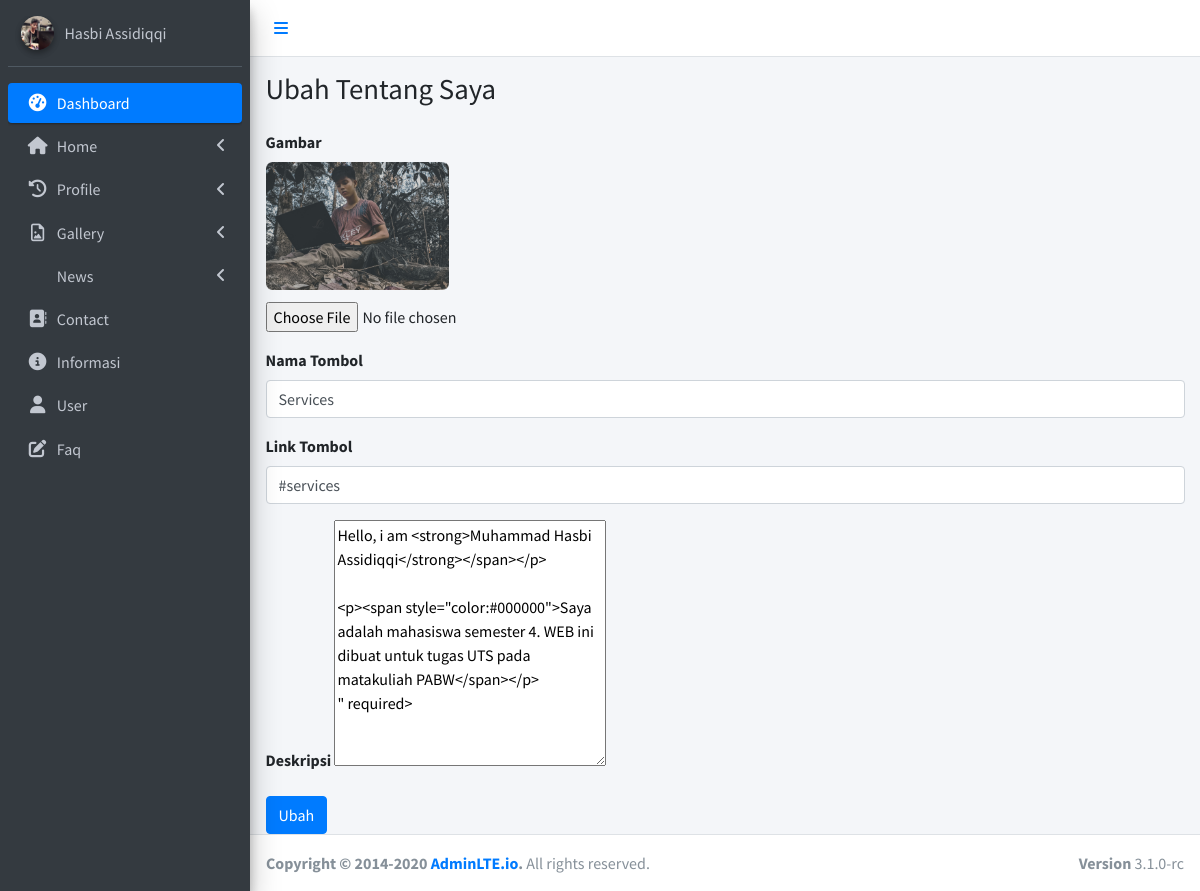
/admin/update-about-me.php?&id=1, run on the app's committed database.
### tables this page shows
CREATE TABLE `about_me` (
  `id` int(11) NOT NULL,
  `deskripsi` varchar(500) NOT NULL,
  `name_button` varchar(255) NOT NULL,
  `link_button` varchar(225) NOT NULL,
  `gambar` varchar(255) NOT NULL
);

### admin/update-about-me.php (the view, shortened to what this page needs)
<?php
$id = $_GET["id"];
$koneksi = koneksiUts();
$sql = "SELECT * FROM about_me WHERE id=". $id;
$data = mysqli_query($koneksi,$sql);
?>
<!DOCTYPE html>
<html lang="en">
<head>
    <?php require_once 'link.php'; ?>
</head>
<body class="hold-transition sidebar-mini layout-fixed">
    <div class="wrapper">
        <?php include 'header.php'; ?>
        <aside class="main-sidebar sidebar-dark-primary elevation-4">
            <div class="sidebar">
                <div class="user-panel mt-3 pb-3 mb-3 d-flex">
                    <div class="image">
                        <img src="images/profile.png" class="img-circle elevation-2" alt="User Image">
                    </div>
                    <div class="info">
                        <a href="#" class="d-block">Hasbi Assidiqqi</a>
                    </div>
                </div>
                <nav class="mt-2">
                    <ul class="nav nav-pills nav-sidebar flex-column" data-widget="treeview" role="menu"
                        data-accordion="false">
                        <li class="nav-item menu-open">
                            <a href="index.php" class="nav-link active">
                                <i class="nav-icon fas fa-tachometer-alt"></i>
                                <p>
                                    Dashboard
                                </p>
                            </a>
                        </li>
                        <li class="nav-item">
                            <a href="#" class="nav-link">
                                <i class="nav-icon fas fa-home"></i>
                                <p>
                                    Home
                                    <i class="fas fa-angle-left right"></i>
                                </p>
                            </a>
                        </li>
                        <li class="nav-item">
                            <a href="#" class="nav-link">
                                <i class="nav-icon fas fa-history"></i>
                                <p>
                                    Profile
                                    <i class="right fas fa-angle-left"></i>
                                </p>
                            </a>
                        </li>
                        <li class="nav-item">
                            <a href="#" class="nav-link">
                                <i class="nav-icon fa fa-file-image-o"></i>
                                <p>
                                    Gallery
                                    <i class="fas fa-angle-left right"></i>
                                </p>
                            </a>
                        </li>
                        <li class="nav-item">
                            <a href="news.php" class="nav-link">
                                <p>
                                    News
                                    <i class="fas fa-angle-left right"></i>
                                </p>
                            </a>
                        </li>
                        <li class="nav-item">
                            <a href="contact.php" class="nav-link">
                                <i class="nav-icon fas fa-address-book"></i>
                                <p>
                                    Contact
                                </p>
                            </a>
                        </li>
                        <li class="nav-item">
                            <a href="information.php" class="nav-link">
                                <i class="nav-icon fas fa fa-info-circle"></i>
                                <p>
                                    Informasi
                                </p>
                            </a>
                        </li>
                        <li class="nav-item">
                            <a href="user.php" class="nav-link">
                                <i class="nav-icon fas fa-user"></i>
                                <p>
                                    User
                                </p>
                            </a>
                        </li>
                        <li class="nav-item">
                            <a href="faq.php" class="nav-link">
                                <i class="nav-icon fas fa-edit"></i>
                                <p>
                                    Faq
                                </p>
                            </a>
                        </li>
                    </ul>
                </nav>
            </div>
        </aside>
        <div class="content-wrapper">
            <div class="content-header">
                <div class="container-fluid">
                    <div class="row mb-2">
                        <div class="col-sm-6">
                            <h1 class="m-0">Ubah Tentang Saya</h1>
                        </div>
                    </div>
                </div>
            </div>
            <section class="content">
                <div class="container-fluid">
                    <div class="row">
                        <div class="col-md-12">
                            <div class="panel panel-default">
                                <div class="panel-body">
                                    <div class="row">
                                        <div class="col-md-12">
                                            <form role="form" method="POST" action="" enctype="multipart/form-data">
                                                <?php
                                            while($sql = mysqli_fetch_array($data)) {
                                            ?>
                                                <div class="form-group">
                                                    <label>Gambar</label>
                                                    <br>
                                                    <img src="images/<?= $sql["gambar"];?>" style="width: 20%;" alt="">
                                                    <br>
                                                    <input style="margin-top: 12px;" class="no-outline" type="file"
                                                        name="gambar" id="gambar" value="<?=$sql["gambar"];?>"
                                                        required />
                                                </div>
                                                <div class="form-group">
                                                    <label>Nama Tombol</label>
                                                    <input class="form-control" name="name_button" id="name_button"
                                                        value="<?=$sql["name_button"];?>" required />
                                                </div>
                                                <div class="form-group">
                                                    <label>Link Tombol</label>
                                                    <input class="form-control" name="link_button" id="link_button"
                                                        value="<?=$sql["link_button"];?>" required />
                                                </div>
                                                <div class="form-group">
                                                    <label>Deskripsi</label>
                                                    <textarea class="ckeditor" name="deskripsi" id="deskripsi" cols="30"
                                                        rows="10" value="<?=$sql["deskripsi"];?>" required></textarea>
                                                </div>
                                                <div>
                                                    <input class="btn btn-primary" type="submit" name="ubah"
                                                        Value="Ubah" onclick="return confirm('yakin data diubah');"
                                                        class="btn btn-primary">
                                                </div>
                                                <?php
                                                }
                                                ?>
                                            </form>
                                        </div>
                                    </div>
                                </div>
                            </div>
                        </div>
                    </div>
                </div>
            </section>
        </div>
        <?php include 'footer.php'; ?>
    </div>
</body>
</html>

### data on the page
about_me: gambar (picture), name_button "Services", link_button "#services", deskripsi "Hello, i am <strong>Muhammad Hasbi Assidiqqi</strong></span></p> <p><span style=\"color:#000000\">Saya adalah mahasiswa semester 4. WEB ini dibuat untuk tugas UTS pada matakuliah PABW</span></p> \" required>"
